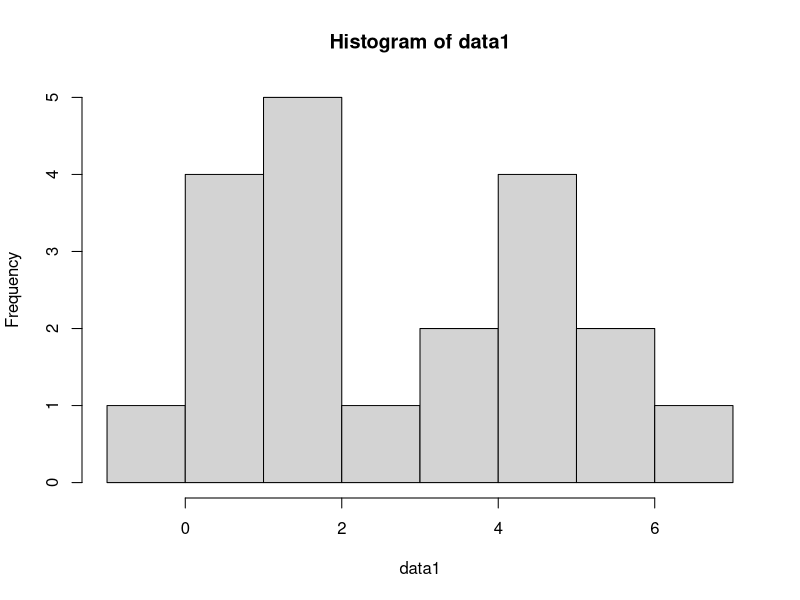
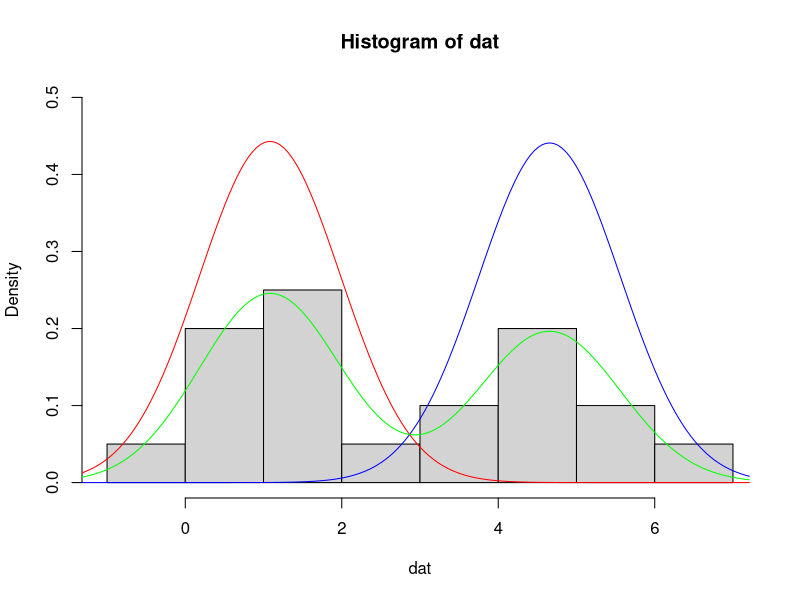

These figures' R source, in order:
# EM algo for simple mixture gaussian model

data1=c(-0.39, 0.12, 0.94, 1.67, 1.76, 2.44, 3.72, 4.28, 4.92, 5.53,
0.06, 0.48, 1.01, 1.68, 1.80, 3.25, 4.12, 4.60, 5.28, 6.22)

hist(data1)

npdf=function(x,u,sigma)
{
  par1=exp(-((x-u)**2)/(2*sigma))
  par2=1/(sqrt(2*pi*sigma))
  return (par1*par2)
}

EStep=function(dat,initial_val)
{
  u1=initial_val[1]
  u2=initial_val[2]
  sigma1=initial_val[3]
  sigma2=initial_val[4]
  phi=initial_val[5]
  
  n=length(dat)
  respons=rep(0,n)
  for (i in c(1:n))
  {
    denom=phi*npdf(dat[i],u1,sigma1)
    numra=denom+(1-phi)*npdf(dat[i],u2,sigma2)
    respons[i]=denom/numra
  }
  return (respons)
}

MStep=function(dat,respons)
{
  n=length(dat)
  u1=sum(dat*respons)/sum(respons)
  u2=sum(dat*(1-respons))/sum(1-respons)
  sigma1=sum(respons*(dat-u1)**2)/sum(respons)
  sigma2=sum((1-respons)*(dat-u2)**2)/sum(1-respons)
  phi=sum(respons)/n
  return (c(u1,u2,sigma1,sigma2,phi))
}

EM=function(dat,initial_val,converge=1e-5)
{
  continue=TRUE
  argmax=initial_val
  while(continue)
  {
    old_phi=argmax[5]
    respons=EStep(dat,argmax)
    argmax=MStep(dat,respons)
    phi=argmax[5]
    if (abs(phi-old_phi)<converge){continue=FALSE}
  }
  return (argmax)
}

initializer=function(dat)
{
  u1=sample(dat,1)
  u2=sample(dat,1)
  sigma1=sigma2=var(dat)
  phi=0.5
  return (c(u1,u2,sigma1,sigma2,phi))
}

initial_val=initializer(data1)
res=EM(data1,initial_val)

visualizer=function(dat,argmax)
{
  u1=argmax[1]
  u2=argmax[2]
  sigma1=argmax[3]
  sigma2=argmax[4]
  phi=argmax[5]
  
  p=seq(min(dat)-1,max(dat)+1,0.05)
  
  hist(dat,freq = FALSE,ylim = c(0,0.5))
  lines(p,npdf(p,u1,sigma1),type = 'l',col='red')
  lines(p,npdf(p,u2,sigma2),col='blue')
  lines(p,phi*npdf(p,u1,sigma1)+(1-phi)*npdf(p,u2,sigma2),col="green")
}

visualizer(data1,res)

